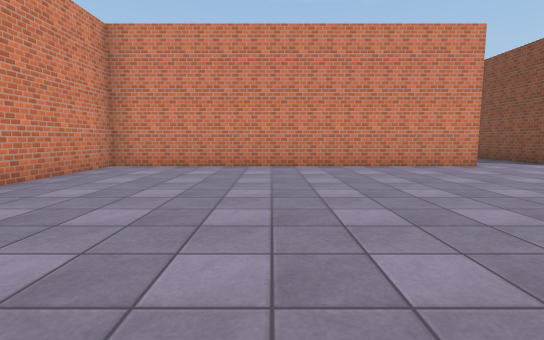
View 1 (above)

17 first-person views from a walk through a 3-D level made in the Unity game engine. The camera is 1.2 m above the floor, tilts 6° down and sees 85° across. The floor is counted in squares, 2 m on a side. Each view is taken from the middle of a square. On the plan, view 1 faces up. The plan holds only what a view shows up to about 9 squares ahead; the rest is blank. The place goes on beyond the plan. Surface patterns are stand-ins for the level's own textures.

View 2
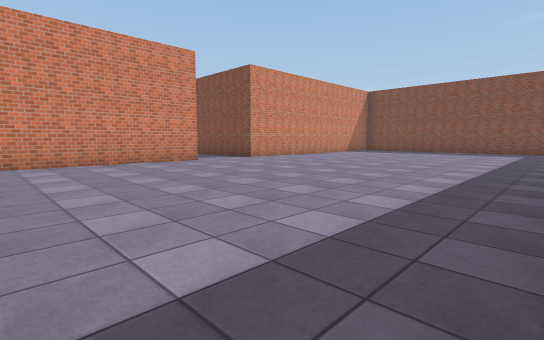

View 3
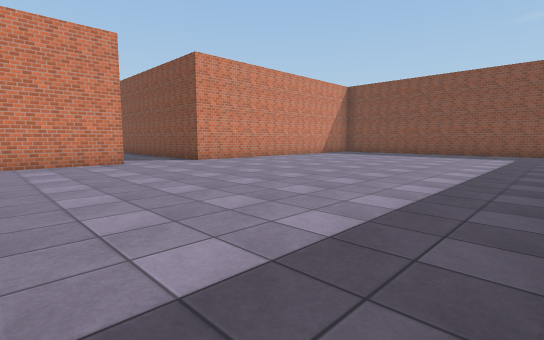

View 4
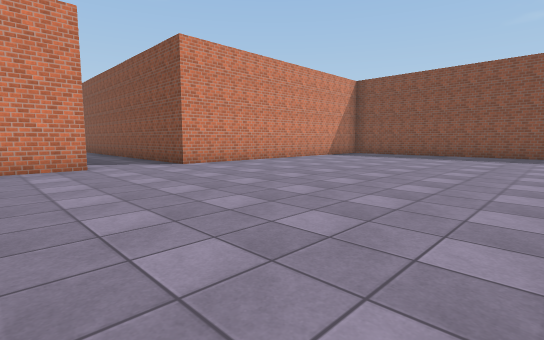

View 5
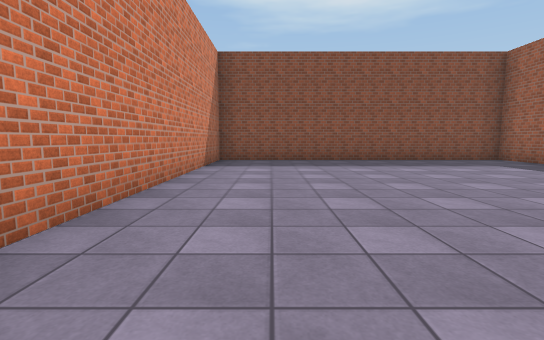

View 6
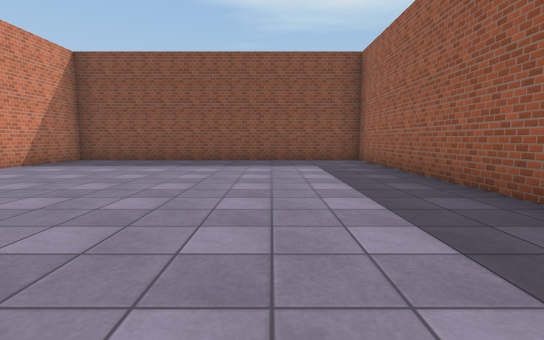

View 7
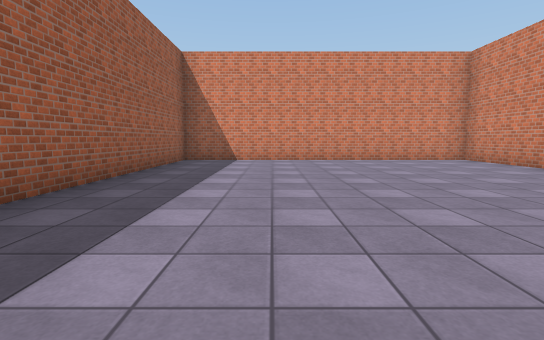

View 8
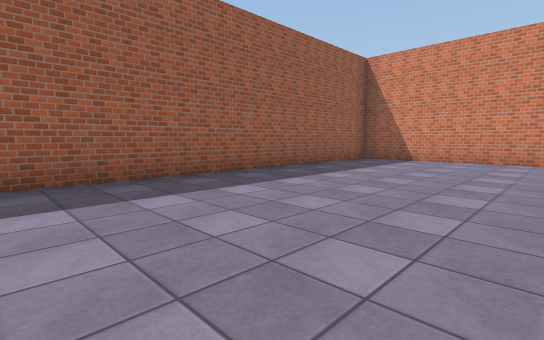

View 9
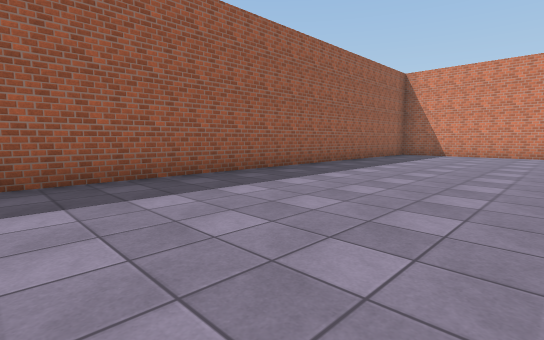

View 10
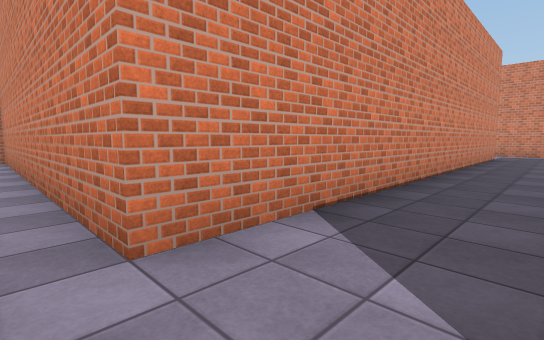

View 11
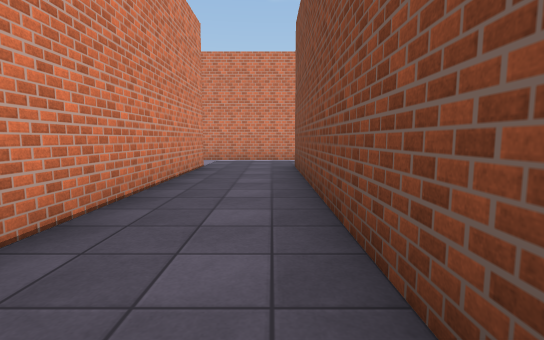

View 12
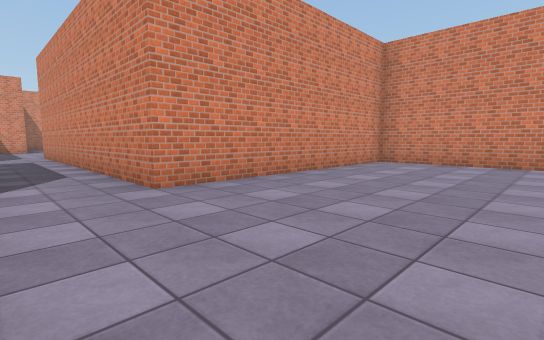

View 13
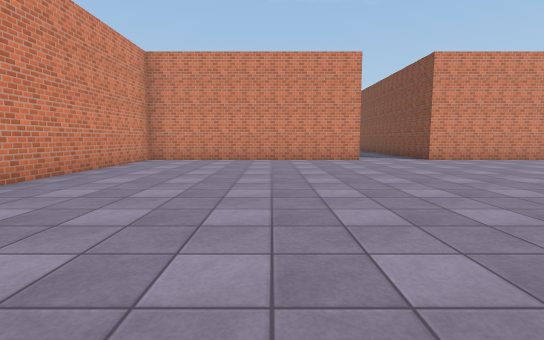

View 14
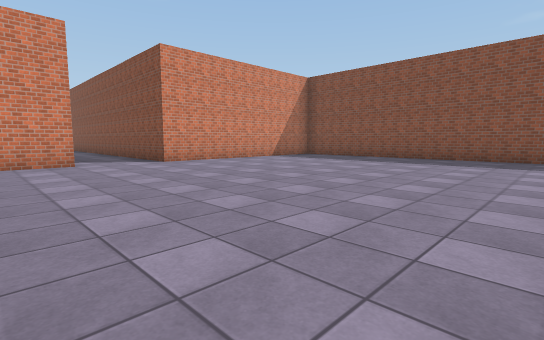

View 15
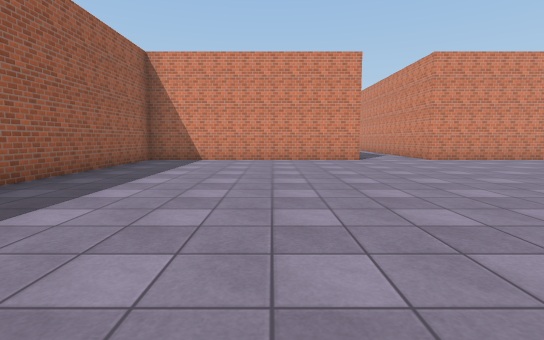

View 16
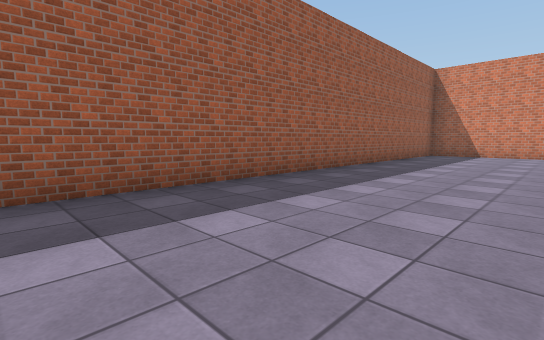

View 17
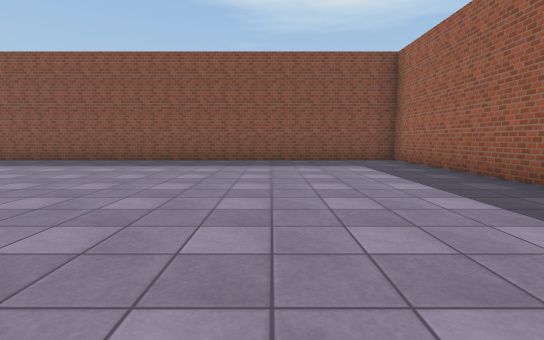

### Floor plan
Points are (right, up) in squares from view 1. A wall is a line through its corners. A room is listed if a view was taken in it or the views show most of it. See-through windows are left out.
Room 1 (views 1, 2, 3, 4, 5, 6, 7, 8, 9, 10)
walls: (4.5, 6.5) (-3.5, 6.5) (-3.5, -1.5) (14.5, -1.5) (14.5, 6.5) (6.5, 6.5)
ways out: opening at (5.5, 6.5) to room 2
Room 2 (views 11, 12, 13, 14, 15, 16, 17)
walls: (10.5, 16.5) (10.5, 10.5) (24.5, 10.5) (24.5, 21.9); (16.6, 24.5) (10.5, 24.5) (10.5, 18.5) (4.6, 18.5); (21.9, 24.5) (18.5, 24.5) (18.5, 26.4); (4.5, 16.5) (4.5, 6.5); (6.5, 6.5) (6.5, 16.5)
ways out: opening at (5.5, 6.5) to room 1; opening at (3.5, 17.5)

Positions as (right, up) in squares from view 1, and headings:
1: (0, 0), facing up
2: (0, -1), facing up-right
3: (2, -1), facing up-right
4: (3, 0), facing up-right
5: (6, 5), facing right
6: (6, 1), facing right
7: (5, 1), facing left
8: (5, 3), facing down-left
9: (8, 3), facing down-left
10: (6, 6), facing up-left
11: (6, 10), facing up
12: (14, 17), facing up-left
13: (14, 16), facing up
14: (15, 17), facing up-right
15: (19, 14), facing left
16: (22, 14), facing down-left
17: (16, 14), facing right
